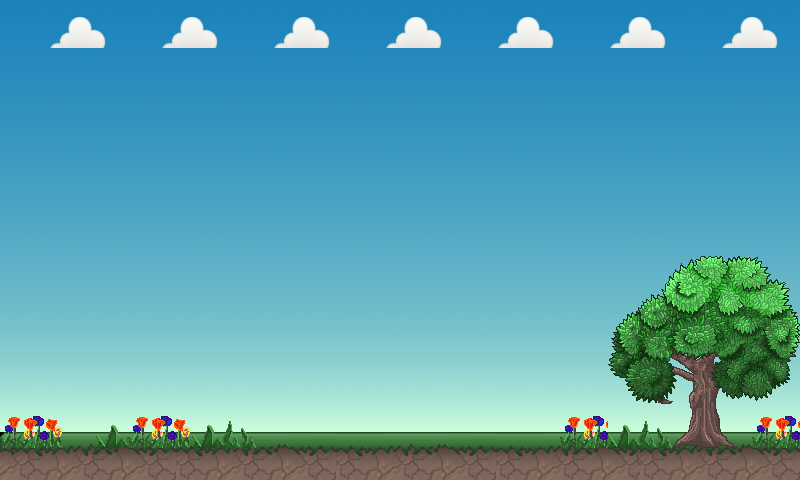

This is a level from a 2D game, rendered from its Tiled map with the project's own tilesets. A one-line summary and the map file follow, with tile-layer data summarised:
An orthogonal 50x30 tile map with 16x16 px tiles, 3 tile layers (Tile Layer 1, Tile Layer 2, Tile Layer 3), 3 tilesets and 49 objects (30x fixture, 19x object).

<map version="1.0" orientation="orthogonal" renderorder="right-down" width="50" height="30" tilewidth="16" tileheight="16" nextobjectid="73">
 <tileset firstgid="1" name="grass_9" tilewidth="16" tileheight="16">
  <image source="../assets/grass_9.png" width="512" height="640" />
 </tileset>
 <tileset firstgid="1281" name="day" tilewidth="16" tileheight="16">
  <image source="../assets/day.png" width="640" height="480" />
 </tileset>
 <tileset firstgid="2481" name="oblak" tilewidth="16" tileheight="16">
  <image source="../assets/oblak.png" width="64" height="45" />
 </tileset>
 <layer name="Tile Layer 1" width="50" height="30">
  <data>[1500 cells, 1500 non-empty, 1113 distinct tile ids]</data>
 </layer>
 <layer name="Tile Layer 2" width="50" height="30">
  <data>[1500 cells, 166 non-empty, 146 distinct tile ids]</data>
 </layer>
 <layer name="Tile Layer 3" width="50" height="30">
  <data>[1500 cells, 68 non-empty, 20 distinct tile ids]</data>
 </layer>
 <objectgroup name="Object Layer 1">
  <object id="2" name="ground" type="object" x="1.33333" y="449.333" width="800" height="33.3333">
   <properties>
    <property name="userData" value="ground" />
   </properties>
  </object>
  <object id="5" name="prepqtstviq" type="object" x="794" y="311.538">
   <properties>
    <property name="userData" value="prepqtstviq" />
   </properties>
   <polyline points="0,0 -29.4118,-45.7949 -78.4314,-55.5385 -121.569,-36.0513 -183.333,29.2308 -180.392,61.3846 -150.98,91.5897 -118.627,94.5128 -115.686,68.2051 -103.922,71.1282 -106.863,114 -119.608,134.462" />
  </object>
  <object id="20" name="line2" type="object" x="0" y="94.6667">
   <properties>
    <property name="isSensor" value="true" />
    <property name="userData" value="line2" />
   </properties>
   <polyline points="0,0 196,-56 490.667,-70.6667 746.667,-49.3333 798.667,2.66667" />
  </object>
  <object id="23" name="line1" type="object" x="798.667" y="256">
   <properties>
    <property name="isSensor" value="true" />
    <property name="userData" value="line1" />
   </properties>
   <polyline points="0,0 -145.333,0 -248,112 -521.333,110.667 -745.333,53.3333 -798.667,-1.33333" />
  </object>
  <object id="24" name="ptiche" type="object" x="242" y="425.333" width="36" height="23.3333">
   <properties>
    <property name="isSensor" value="true" />
    <property name="userData" value="qice" />
   </properties>
  </object>
  <object id="25" name="egg1point1" type="fixture" x="312.5" y="367.5" width="11" height="11">
   <properties>
    <property name="body" value="ptiche" />
    <property name="isSensor" value="true" />
    <property name="userData" value="egg1point1" />
   </properties>
   <ellipse />
  </object>
  <object id="26" name="egg1point1" type="fixture" x="295.5" y="394.5" width="11" height="11">
   <properties>
    <property name="body" value="ptiche" />
    <property name="isSensor" value="true" />
    <property name="userData" value="egg1point1" />
   </properties>
   <ellipse />
  </object>
  <object id="27" name="egg1point1" type="fixture" x="207.5" y="394.5" width="11" height="11">
   <properties>
    <property name="body" value="ptiche" />
    <property name="isSensor" value="true" />
    <property name="userData" value="egg1point1" />
   </properties>
   <ellipse />
  </object>
  <object id="28" name="egg1point1" type="fixture" x="193.5" y="202.5" width="11" height="11">
   <properties>
    <property name="body" value="ptiche" />
    <property name="isSensor" value="true" />
    <property name="userData" value="egg1point1" />
   </properties>
   <ellipse />
  </object>
  <object id="29" name="egg1point1" type="fixture" x="103.5" y="122.5" width="11" height="11">
   <properties>
    <property name="body" value="ptiche" />
    <property name="isSensor" value="true" />
    <property name="userData" value="egg1point1" />
   </properties>
   <ellipse />
  </object>
  <object id="30" name="egg1point1" type="fixture" x="463.5" y="281.5" width="11" height="11">
   <properties>
    <property name="body" value="ptiche" />
    <property name="isSensor" value="true" />
    <property name="userData" value="egg1point1" />
   </properties>
   <ellipse />
  </object>
  <object id="31" name="ptiche2" type="object" x="315" y="426.333" width="36" height="23.3333">
   <properties>
    <property name="isSensor" value="true" />
    <property name="userData" value="qice" />
   </properties>
  </object>
  <object id="32" name="egg1point1" type="fixture" x="392.5" y="352.5" width="11" height="11">
   <properties>
    <property name="body" value="ptiche2" />
    <property name="isSensor" value="true" />
    <property name="userData" value="egg1point1" />
   </properties>
   <ellipse />
  </object>
  <object id="33" name="egg1point1" type="fixture" x="366.5" y="387.5" width="11" height="11">
   <properties>
    <property name="body" value="ptiche2" />
    <property name="isSensor" value="true" />
    <property name="userData" value="egg1point1" />
   </properties>
   <ellipse />
  </object>
  <object id="34" name="egg1point1" type="fixture" x="278.5" y="379.5" width="11" height="11">
   <properties>
    <property name="body" value="ptiche2" />
    <property name="isSensor" value="true" />
    <property name="userData" value="egg1point1" />
   </properties>
   <ellipse />
  </object>
  <object id="35" name="egg1point1" type="fixture" x="189.5" y="303.5" width="11" height="11">
   <properties>
    <property name="body" value="ptiche2" />
    <property name="isSensor" value="true" />
    <property name="userData" value="egg1point1" />
   </properties>
   <ellipse />
  </object>
  <object id="36" name="egg1point1" type="fixture" x="177.5" y="96.5" width="11" height="11">
   <properties>
    <property name="body" value="ptiche2" />
    <property name="isSensor" value="true" />
    <property name="userData" value="egg1point1" />
   </properties>
   <ellipse />
  </object>
  <object id="37" name="egg1point1" type="fixture" x="418.5" y="181.5" width="11" height="11">
   <properties>
    <property name="body" value="ptiche2" />
    <property name="isSensor" value="true" />
    <property name="userData" value="egg1point1" />
   </properties>
   <ellipse />
  </object>
  <object id="38" name="ptiche3" type="object" x="411" y="427.333" width="36" height="23.3333">
   <properties>
    <property name="isSensor" value="true" />
    <property name="userData" value="qice" />
   </properties>
  </object>
  <object id="39" name="egg1point1" type="fixture" x="487.5" y="361.5" width="11" height="11">
   <properties>
    <property name="body" value="ptiche3" />
    <property name="isSensor" value="true" />
    <property name="userData" value="egg1point1" />
   </properties>
   <ellipse />
  </object>
  </objectgroup>
</map>
<!-- 29 of 49 objects omitted -->
